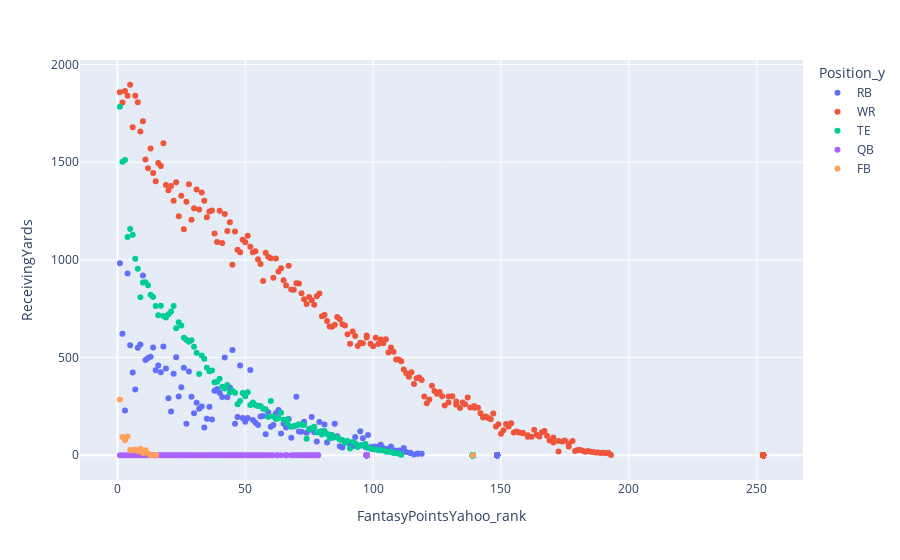

Notebook code for this chart:
### Code cell
fig =  px.scatter(df, x="FantasyPointsYahoo_rank", y="ReceivingYards", 
                color="Position_y",
                 hover_name="Name_x",
              )
fig.show()

### Figure 1 — Plotly figure (JSON) as saved in the notebook; plotly's stock layout.template omitted (floating-point values rounded to 4 significant figures; data arrays with more than 128 entries replaced by an {"elided": "..."} marker saying what was removed)
{"data": [{"hovertemplate": "<b>%{hovertext}</b><br><br>Position_y=RB<br>FantasyPointsYahoo_rank=%{x}<br>ReceivingYards=%{y}<extra></extra>", "hovertext": {"elided": "177 str values"}, "legendgroup": "RB", "marker": {"color": "#636efa", "symbol": "circle"}, "mode": "markers", "name": "RB", "orientation": "v", "showlegend": true, "type": "scatter", "x": {"elided": "177 float values"}, "xaxis": "x", "y": {"elided": "177 float values"}, "yaxis": "y"}, {"hovertemplate": "<b>%{hovertext}</b><br><br>Position_y=WR<br>FantasyPointsYahoo_rank=%{x}<br>ReceivingYards=%{y}<extra></extra>", "hovertext": {"elided": "311 str values"}, "legendgroup": "WR", "marker": {"color": "#EF553B", "symbol": "circle"}, "mode": "markers", "name": "WR", "orientation": "v", "showlegend": true, "type": "scatter", "x": {"elided": "311 float values"}, "xaxis": "x", "y": {"elided": "311 float values"}, "yaxis": "y"}, {"hovertemplate": "<b>%{hovertext}</b><br><br>Position_y=TE<br>FantasyPointsYahoo_rank=%{x}<br>ReceivingYards=%{y}<extra></extra>", "hovertext": {"elided": "165 str values"}, "legendgroup": "TE", "marker": {"color": "#00cc96", "symbol": "circle"}, "mode": "markers", "name": "TE", "orientation": "v", "showlegend": true, "type": "scatter", "x": {"elided": "165 float values"}, "xaxis": "x", "y": {"elided": "165 float values"}, "yaxis": "y"}, {"hovertemplate": "<b>%{hovertext}</b><br><br>Position_y=QB<br>FantasyPointsYahoo_rank=%{x}<br>ReceivingYards=%{y}<extra></extra>", "hovertext": ["Patrick Mahomes", "Josh Allen", "Kyler Murray", "Lamar Jackson", "Aaron Rodgers", "Dak Prescott", "Justin Herbert", "Russell Wilson", "Tom Brady", "Matthew Stafford", "Ryan Tannehill", "Jalen Hurts", "Joe Burrow", "Matt Ryan", "Trey Lance", "Trevor Lawrence", "Justin Fields", "Deshaun Watson", "Baker Mayfield", "Ben Roethlisberger", "Jameis Winston", "Kirk Cousins", "Mac Jones", "Ryan Fitzpatrick", "Tua Tagovailoa", "Derek Carr", "Zach Wilson", "Carson Wentz", "Daniel Jones", "Sam Darnold", "Jared Goff", "Teddy Bridgewater", "Tyrod Taylor", "Taysom Hill", "Davis Mills", "Jimmy Garoppolo", "Drew Lock", "Andy Dalton", "Jordan Love", "Gardner Minshew II", "Jacob Eason", "Taylor Heinicke", "Marcus Mariota", "Mitchell Trubisky", "Kyle Trask", "Jacoby Brissett", "Joe Flacco", "Mason Rudolph", "Sam Ehlinger", "P.J. Walker", "Kellen Mond", "Brandon Allen", "Chad Henne", "John Wolford", "Tyler Huntley", "Ian Book", "Bryce Perkins", "Tim Boyle", "Blaine Gabbert", "Mike Glennon", "C.J. Beathard", "Feleipe Franks", "Chase Daniel", "Geno Smith", "Colt McCoy", "Chris Streveler", "Dwayne Haskins", "Kyle Allen", "Case Keenum", "David Blough", "Logan Woodside", "Matt Barkley", "Nick Foles", "Josh Rosen", "Jarrett Stidham", "Cooper Rush", "Mike White", "Easton Stick", "Will Grier", "Jeff Driskel", "Cam Newton", "Jake Luton", "Ryan Finley", "Ben DiNucci", "Jake Fromm", "Trevor Siemian", "James Morgan", "Cole McDonald", "Nate Stanley", "Devlin Hodges", "Alex McGough", "Anthony Gordon", "Kyle Lauletta", "DeShone Kizer", "Garrett Gilbert", "Nathan Peterman", "Trace McSorley", "Clayton Thorson", "Davis Webb", "Brett Rypien", "Jake Dolegala", "Jordan Ta'amu", "Steven Montez", "Nate Sudfeld", "Ryan Griffin", "Danny Etling", "Jake Browning", "Blake Bortles", "Brian Hoyer", "Nick Mullens", "Brett Hundley", "Sean Mannion", "Kurt Benkert", "Joshua Dobbs", "AJ McCarron"], "legendgroup": "QB", "marker": {"color": "#ab63fa", "symbol": "circle"}, "mode": "markers", "name": "QB", "orientation": "v", "showlegend": true, "type": "scatter", "x": [1, 2, 3, 4, 8, 5, 7, 6, 9, 12, 11, 10, 13, 15, 26, 14, 27, 33, 18, 22, 23, 19, 31, 16, 17, 20, 25, 28, 21, 24, 29, 30, 32, 34, 35, 36, 37, 38, 39, 40, 41, 42, 43, 44, 45, 46, 47, 48, 49, 50, 52, 51, 53, 54, 55, 56, 66, 60.5, 66, 64, 68, 66, 58, 59, 57, 62.5, 60.5, 62.5, 70, 69, 72, 71, 73, 74, 75, 76, 77, 97.5, 97.5, 97.5, 97.5, 97.5, 97.5, 97.5, 97.5, 97.5, 97.5, 97.5, 97.5, 97.5, 97.5, 97.5, 97.5, 97.5, 97.5, 97.5, 97.5, 97.5, 97.5, 97.5, 97.5, 97.5, 97.5, 97.5, 97.5, 97.5, 97.5, 97.5, 97.5, 97.5, 97.5, 97.5, 97.5, 78.5, 78.5], "xaxis": "x", "y": [0, 0, 0, 0, 0, 0, 0, 0, 0, 0, 0, 0, 0, 0, 0, 0, 0, 0, 0, 0, 0, 0, 0, 0, 0, 0, 0, 0, 0, 0, 0, 0, 0, 0, 0, 0, 0, 0, 0, 0, 0, 0, 0, 0, 0, 0, 0, 0, 0, 0, 0, 0, 0, 0, 0, 0, 0, 0, 0, 0, 0, 0, 0, 0, 0, 0, 0, 0, 0, 0, 0, 0, 0, 0, 0, 0, 0, 0, 0, 0, 0, 0, 0, 0, 0, 0, 0, 0, 0, 0, 0, 0, 0, 0, 0, 0, 0, 0, 0, 0, 0, 0, 0, 0, 0, 0, 0, 0, 0, 0, 0, 0, 0, 0, 0], "yaxis": "y"}, {"hovertemplate": "<b>%{hovertext}</b><br><br>Position_y=FB<br>FantasyPointsYahoo_rank=%{x}<br>ReceivingYards=%{y}<extra></extra>", "hovertext": ["Kyle Juszczyk", "C.J. Ham", "Alec Ingold", "Patrick Ricard", "Keith Smith", "Gabe Nabers", "Nick Bellore", "Michael Burton", "Derek Watt", "Andy Janovich", "Jakob Johnson", "Cullen Gillaspia", "Alex Armah", "Nick Bawden", "Danny Vitale", "Giovanni Ricci", "Sewo Olonilua"], "legendgroup": "FB", "marker": {"color": "#FFA15A", "symbol": "circle"}, "mode": "markers", "name": "FB", "orientation": "v", "showlegend": true, "type": "scatter", "x": [1, 4, 2, 3, 5, 6, 7, 8, 10, 9, 11, 12, 15, 15, 15, 139, 13], "xaxis": "x", "y": [285.8, 96.1, 93.1, 76.2, 26.3, 25.6, 29.6, 21.2, 12, 32.3, 25.4, 9.2, 0, 0, 0, 0, 0], "yaxis": "y"}], "layout": {"legend": {"title": {"text": "Position_y"}, "tracegroupgap": 0}, "margin": {"t": 60}, "xaxis": {"anchor": "y", "domain": [0, 1], "title": {"text": "FantasyPointsYahoo_rank"}}, "yaxis": {"anchor": "x", "domain": [0, 1], "title": {"text": "ReceivingYards"}}}}
